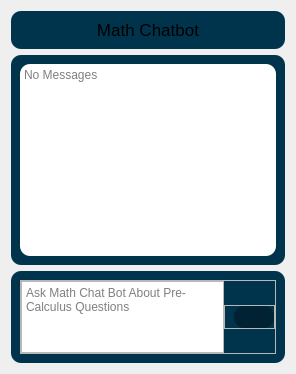
                  <widget class="QWidget" name="page_12">
                   <layout class="QVBoxLayout" name="verticalLayout_41">
                    <item alignment="Qt::AlignTop">
                     <widget class="QWidget" name="widget_4" native="true">
                      <layout class="QVBoxLayout" name="verticalLayout_20">
                       <property name="spacing">
                        <number>0</number>
                       </property>
                       <property name="leftMargin">
                        <number>0</number>
                       </property>
                       <property name="topMargin">
                        <number>0</number>
                       </property>
                       <property name="rightMargin">
                        <number>0</number>
                       </property>
                       <property name="bottomMargin">
                        <number>0</number>
                       </property>
                       <item>
                        <widget class="QFrame" name="frame_31">
                         <property name="styleSheet">
                          <string notr="true">	background-color: rgb(0, 52, 76);
	border-radius: 10px;</string>
                         </property>
                         <property name="frameShape">
                          <enum>QFrame::StyledPanel</enum>
                         </property>
                         <property name="frameShadow">
                          <enum>QFrame::Raised</enum>
                         </property>
                         <layout class="QVBoxLayout" name="verticalLayout_21">
                          <item>
                           <widget class="QLabel" name="label_27">
                            <property name="font">
                             <font>
                              <pointsize>13</pointsize>
                             </font>
                            </property>
                            <property name="text">
                             <string>Math Chatbot</string>
                            </property>
                            <property name="alignment">
                             <set>Qt::AlignHCenter|Qt::AlignTop</set>
                            </property>
                           </widget>
                          </item>
                         </layout>
                        </widget>
                       </item>
                      </layout>
                     </widget>
                    </item>
                    <item>
                     <widget class="QWidget" name="widget_5" native="true">
                      <property name="styleSheet">
                       <string notr="true"/>
                      </property>
                      <layout class="QVBoxLayout" name="verticalLayout_43" stretch="0">
                       <property name="spacing">
                        <number>0</number>
                       </property>
                       <property name="leftMargin">
                        <number>0</number>
                       </property>
                       <property name="topMargin">
                        <number>0</number>
                       </property>
                       <property name="rightMargin">
                        <number>0</number>
                       </property>
                       <property name="bottomMargin">
                        <number>0</number>
                       </property>
                       <item>
                        <widget class="QFrame" name="frame_32">
                         <property name="styleSheet">
                          <string notr="true">background-color: rgb(0, 52, 76);border-radius: 10px;</string>
                         </property>
                         <property name="frameShape">
                          <enum>QFrame::StyledPanel</enum>
                         </property>
                         <property name="frameShadow">
                          <enum>QFrame::Raised</enum>
                         </property>
                         <property name="lineWidth">
                          <number>1</number>
                         </property>
                         <layout class="QVBoxLayout" name="verticalLayout_45">
                          <property name="spacing">
                           <number>6</number>
                          </property>
                          <property name="sizeConstraint">
                           <enum>QLayout::SetDefaultConstraint</enum>
                          </property>
                          <property name="bottomMargin">
                           <number>9</number>
                          </property>
                          <item>
                           <widget class="QTextEdit" name="chatReplies_TextEdit">
                            <property name="cursor" stdset="0">
                             <cursorShape>ArrowCursor</cursorShape>
                            </property>
                            <property name="styleSheet">
                             <string notr="true">background-color: rgb(255, 255, 255);
border-radius:10px;
color: rgb(0, 0, 0)</string>
                            </property>
                            <property name="frameShape">
                             <enum>QFrame::VLine</enum>
                            </property>
                            <property name="horizontalScrollBarPolicy">
                             <enum>Qt::ScrollBarAlwaysOff</enum>
                            </property>
                            <property name="readOnly">
                             <bool>true</bool>
                            </property>
                            <property name="tabStopDistance">
                             <double>81.000000000000000</double>
                            </property>
                            <property name="placeholderText">
                             <string>No Messages</string>
                            </property>
                           </widget>
                          </item>
                         </layout>
                        </widget>
                       </item>
                      </layout>
                     </widget>
                    </item>
                    <item alignment="Qt::AlignBottom">
                     <widget class="QWidget" name="widget_6" native="true">
                      <property name="styleSheet">
                       <string notr="true">#widget_6{
	background-color: rgb(0, 52, 76);
	border-radius: 10px;
}</string>
                      </property>
                      <layout class="QVBoxLayout" name="verticalLayout_46">
                       <property name="leftMargin">
                        <number>9</number>
                       </property>
                       <item>
                        <widget class="QFrame" name="frame_33">
                         <property name="frameShape">
                          <enum>QFrame::StyledPanel</enum>
                         </property>
                         <property name="frameShadow">
                          <enum>QFrame::Raised</enum>
                         </property>
                         <layout class="QHBoxLayout" name="horizontalLayout_8">
                          <property name="spacing">
                           <number>0</number>
                          </property>
                          <property name="leftMargin">
                           <number>0</number>
                          </property>
                          <property name="topMargin">
                           <number>0</number>
                          </property>
                          <property name="rightMargin">
                           <number>0</number>
                          </property>
                          <property name="bottomMargin">
                           <number>0</number>
                          </property>
                          <item>
                           <widget class="QFrame" name="frame_9">
                            <property name="styleSheet">
                             <string notr="true">#frame_9{
	background-color: rgb(255, 255, 255);
	border-radius:10px;
}</string>
                            </property>
                            <property name="frameShape">
                             <enum>QFrame::StyledPanel</enum>
                            </property>
                            <property name="frameShadow">
                             <enum>QFrame::Raised</enum>
                            </property>
                            <layout class="QVBoxLayout" name="verticalLayout_44">
                             <property name="spacing">
                              <number>0</number>
                             </property>
                             <property name="leftMargin">
                              <number>0</number>
                             </property>
                             <property name="topMargin">
                              <number>0</number>
                             </property>
                             <property name="rightMargin">
                              <number>0</number>
                             </property>
                             <property name="bottomMargin">
                              <number>0</number>
                             </property>
                             <item>
                              <widget class="QTextEdit" name="chatSends_TextEdit">
                               <property name="styleSheet">
                                <string notr="true">color: rgb(0, 0, 0)</string>
                               </property>
                               <property name="sizeAdjustPolicy">
                                <enum>QAbstractScrollArea::AdjustToContentsOnFirstShow</enum>
                               </property>
                               <property name="placeholderText">
                                <string>Ask Math Chat Bot About Pre-Calculus Questions</string>
                               </property>
                              </widget>
                             </item>
                            </layout>
                           </widget>
                          </item>
                          <item alignment="Qt::AlignVCenter">
                           <widget class="QFrame" name="frame_10">
                            <property name="frameShape">
                             <enum>QFrame::StyledPanel</enum>
                            </property>
                            <property name="frameShadow">
                             <enum>QFrame::Raised</enum>
                            </property>
                            <layout class="QVBoxLayout" name="verticalLayout_42">
                             <property name="spacing">
                              <number>0</number>
                             </property>
                             <property name="leftMargin">
                              <number>9</number>
                             </property>
                             <property name="topMargin">
                              <number>0</number>
                             </property>
                             <property name="rightMargin">
                              <number>0</number>
                             </property>
                             <property name="bottomMargin">
                              <number>0</number>
                             </property>
                             <item>
                              <widget class="QPushButton" name="sendChat_Button">
                               <property name="styleSheet">
                                <string notr="true">#sendChat_Button{
	background-color: rgb(0, 34, 50);	
	border-radius: 10px;
	padding: 4 4 4 4;
}
#sendChat_Button:hover{
	background-color: rgb(145, 173, 179);
	border-radius: 20px
}
#sendChat_Button:pressed{
	background-color: rgb(78, 93, 100);
}


</string>
                               </property>
                               <property name="text">
                                <string/>
                               </property>
                               <property name="icon">
                                <iconset resource="res.qrc">
                                 <normaloff>:/icons/icons/send.svg</normaloff>:/icons/icons/send.svg</iconset>
                               </property>
                               <property name="iconSize">
                                <size>
                                 <width>30</width>
                                 <height>30</height>
                                </size>
                               </property>
                              </widget>
                             </item>
                            </layout>
                           </widget>
                          </item>
                         </layout>
                        </widget>
                       </item>
                      </layout>
                     </widget>
                    </item>
                   </layout>
                  </widget>
